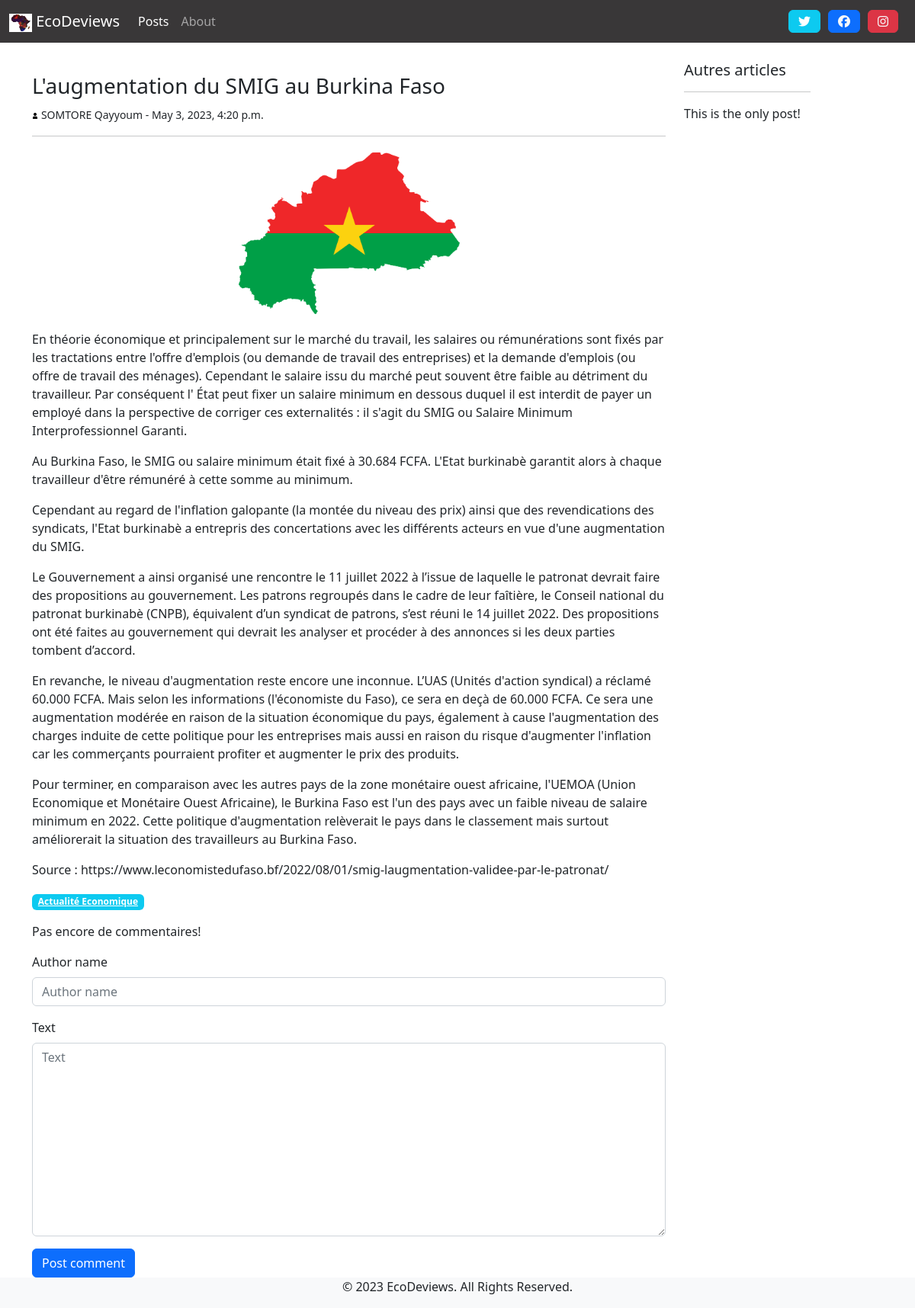
/blog/posts/detail/3/, run on the app's committed database.
### blog/models.py (models this page shows, shortened)
class Post(models.Model):
    title = models.CharField(max_length=100)
    category = models.ForeignKey('PostCategory',
                                 null=True,
                                 blank=True,
                                 on_delete=models.DO_NOTHING)
    redactor = models.ForeignKey('Redactor',
                                 on_delete=models.DO_NOTHING)
    illustration = models.ImageField(upload_to='upload/', blank=True)
    published = models.BooleanField(default=False)
    text = models.TextField(blank=True)
    created_at = models.DateTimeField(auto_now_add=True)

class Redactor(models.Model):
    first_name = models.CharField(max_length=50)
    last_name = models.CharField(max_length=50)
    def __str__(self):
        return '{} {}'.format(self.first_name, self.last_name)

class PostCategory(models.Model):
    name = models.CharField(max_length=50)
    def slug(self):
        return slugify(self.name)

### blog/views.py (the view)
# urls.py: path('posts/detail/<int:post_id>/', views.post_detail, name='post-detail'),
def post_detail(request, post_id, message=''):
    post = get_object_or_404(Post, pk=post_id)
    posts_same_category = Post.objects.filter(published=True, category=post.category).exclude(pk=post_id)
    comments = post.comments.exclude(status=Comment.STATUS_HIDDEN)
    if request.method == 'POST':
        comment_form = CommentForm(request.POST)
        if comment_form.is_valid():
            comment = comment_form.save(commit=False)
            comment.post = post
            comment.save()
            args = [post.pk, 'Your comment has been posted!']
            return HttpResponseRedirect(reverse('post-detail-message', args=args) + '#comments')
    else:
        comment_form = CommentForm()
    context = {
        'navigation_items': navigation.navigation_items(navigation.NAV_POSTS),
        'post': post,
        'posts_same_category': posts_same_category,
        'comments': comments,
        'comment_form': comment_form,
        'message': message,
    }
    return render(request, 'blog/post_detail.html', context)

### blog/forms.py
class CommentForm(forms.ModelForm):
    class Meta:
        model = Comment
        fields = ['author_name', 'text', ]

### blog/navigation.py (called while the page is built)
def navigation_items(selected_item):
    items = []
    for name, url in NAV_ITEMS:
        items.append({
            'name': name,
            'url': url,
            'active': True if selected_item == name else False
        })
    return items

### blog/templates/blog/post_detail.html (shortened to what this page needs)
{% extends 'base.html' %}
{% load static %}
{% load django_bootstrap5 %}
{% block content %}
<div class="col-sm-9">
    <div class="mt-3">
        <h3> {{ post.title }}</h3>
        <small> <img src="{% static 'img/icon-user.png' %}" class="img-fluid" style="max-width:1%;"> {{post.redactor}} - {{ post.created_at }}</small>
        <hr>
        <img src="{{post.illustration.url}}" class="img-fluid rounded mx-auto d-block border border-5 border-white"  height="400" width="300">
        <p class="text-muted ">
            {{ post.text|linebreaks|safe}}
        </p>
        <a href="{% url 'post-list' post.category.slug %}" class="badge bg-info">
            {{ post.category.name|capfirst }}
        </a>
    </div>
    <div class="mt-3" id="comments">
        <ul class="list-unstyled">
            {% for comment in comments %}
                <li class="media">
                <img class="mr-3" src="{% static 'img/user-placeholder.png' %}">
                <div class="media-body">
                    <h5 class="mt-0 mb-1"> {{ comment.author_name }}</h5>
                    <p>
                        <small class="text-muted">{{ comment.created_at}}</small>
                    </p>
                    <p>
                        {% if comment.status == 'moderated' %}
                            <span class="font-weight-light font-italic text-muted">
                                [[Moderated comment: {{ comment.moderation_text }}]]
                            </span>
                        {% else %}
                            {{ comment.text }}
                        {% endif %}
                    </p>
                </div>
                </li>
            {% empty %}
                <li class="media">Pas encore de commentaires!</li>
            {% endfor %}
        </ul>
        <form action="{% url 'post-detail' post.pk %}" method="post" class="form">
            {% bootstrap_form comment_form %}
            {% bootstrap_button button_type="submit" content="Post comment" %}
        </form>
    </div>
</div>
<div class="col-sm-2">
    <h5>Autres articles</h5>
    <hr>
    <ul class="list-group">
        {% for post in posts_same_category %}
            <li class="list-group-item">
                <a href="{% url 'post-detail' post.pk %}" > {{ post.title|truncatewords:4 }}</a>
            </li>
        {% empty %}
            This is the only post!
        {% endfor %}
    </ul>
</div>
{% endblock content %}

### data on the page
Post: title "L'augmentation du SMIG au Burkina Faso", redactor "SOMTORE Qayyoum", created_at "May 3, 2023, 4:20 p.m.", illustration (picture), text "En théorie économique et principalement sur le marché du travail, les salaires ou rémunérations sont fixés par les tractations entre l'offre d'emplois (ou demande de travail des entreprises) et la demande d'emplois (ou offre de travail des ménages). Cependant le salaire issu du marché peut souvent être faible au détriment du travailleur. Par conséquent l' État peut fixer un salaire minimum en dessous duquel il est interdit de payer un employé dans la perspective de corriger ces externalités : il s'agit du SMIG ou Salaire Minimum Interprofessionnel Garanti. Au Burkina Faso, le SMIG ou salaire minimum était fixé à 30.684 FCFA. L'Etat burkinabè garantit alors à chaque travailleur d'être…", category.name "Actualité Economique"

### other printed values
{{ item.name }} "Posts" "About"
